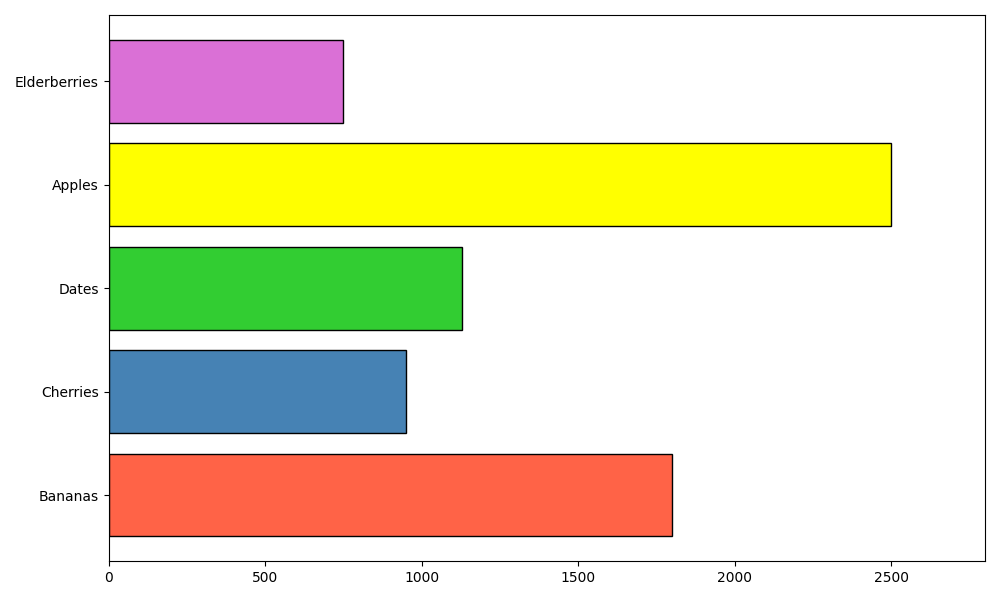

The script that drew this image:
import matplotlib.pyplot as plt
import numpy as np

fruits = ["Bananas", "Cherries", "Dates", "Apples", "Elderberries"]
production_volume = [1800, 950, 1130, 2500, 750]

colors = ['#FF6347', '#4682B4', '#32CD32', '#FFFF00', '#DA70D6']  # Tomato, SteelBlue, LimeGreen, Yellow, Orchid

fig, ax = plt.subplots(figsize=(10, 6))

bars = ax.barh(fruits, production_volume, color=colors, edgecolor='black')

ax.set_xlim(0, max(production_volume) + 300)

plt.tight_layout()
plt.show()
